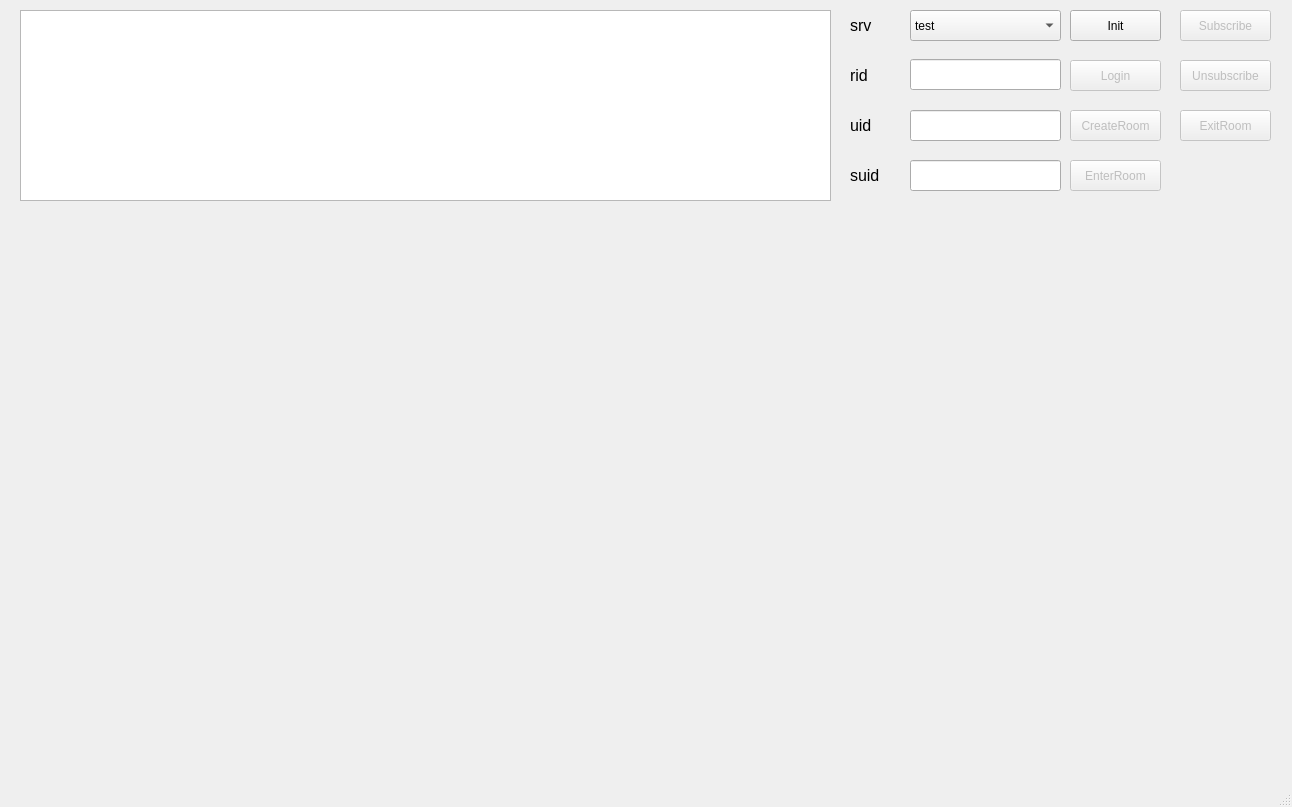
<?xml version="1.0" encoding="UTF-8"?>
<ui version="4.0">
 <class>MainWindow</class>
 <widget class="QMainWindow" name="MainWindow">
  <property name="geometry">
   <rect>
    <x>0</x>
    <y>0</y>
    <width>1292</width>
    <height>807</height>
   </rect>
  </property>
  <property name="windowTitle">
   <string>MainWindow</string>
  </property>
  <widget class="QWidget" name="centralwidget">
   <widget class="QTextBrowser" name="textBrowser">
    <property name="geometry">
     <rect>
      <x>20</x>
      <y>10</y>
      <width>811</width>
      <height>191</height>
     </rect>
    </property>
    <property name="mouseTracking">
     <bool>false</bool>
    </property>
   </widget>
   <widget class="QLabel" name="label">
    <property name="geometry">
     <rect>
      <x>850</x>
      <y>60</y>
      <width>54</width>
      <height>31</height>
     </rect>
    </property>
    <property name="font">
     <font>
      <family>Arial</family>
      <pointsize>12</pointsize>
     </font>
    </property>
    <property name="text">
     <string>rid</string>
    </property>
   </widget>
   <widget class="QLabel" name="label_2">
    <property name="geometry">
     <rect>
      <x>850</x>
      <y>110</y>
      <width>54</width>
      <height>31</height>
     </rect>
    </property>
    <property name="font">
     <font>
      <family>Arial</family>
      <pointsize>12</pointsize>
     </font>
    </property>
    <property name="text">
     <string>uid</string>
    </property>
   </widget>
   <widget class="QPushButton" name="enterRoomButton">
    <property name="enabled">
     <bool>false</bool>
    </property>
    <property name="geometry">
     <rect>
      <x>1070</x>
      <y>160</y>
      <width>91</width>
      <height>31</height>
     </rect>
    </property>
    <property name="text">
     <string>EnterRoom</string>
    </property>
   </widget>
   <widget class="QPushButton" name="subscribeButton">
    <property name="enabled">
     <bool>false</bool>
    </property>
    <property name="geometry">
     <rect>
      <x>1180</x>
      <y>10</y>
      <width>91</width>
      <height>31</height>
     </rect>
    </property>
    <property name="text">
     <string>Subscribe</string>
    </property>
   </widget>
   <widget class="QPushButton" name="initButton">
    <property name="geometry">
     <rect>
      <x>1070</x>
      <y>10</y>
      <width>91</width>
      <height>31</height>
     </rect>
    </property>
    <property name="text">
     <string>Init</string>
    </property>
   </widget>
   <widget class="QPushButton" name="loginButton">
    <property name="enabled">
     <bool>false</bool>
    </property>
    <property name="geometry">
     <rect>
      <x>1070</x>
      <y>60</y>
      <width>91</width>
      <height>31</height>
     </rect>
    </property>
    <property name="text">
     <string>Login</string>
    </property>
   </widget>
   <widget class="QPushButton" name="createRoomButton">
    <property name="enabled">
     <bool>false</bool>
    </property>
    <property name="geometry">
     <rect>
      <x>1070</x>
      <y>110</y>
      <width>91</width>
      <height>31</height>
     </rect>
    </property>
    <property name="text">
     <string>CreateRoom</string>
    </property>
   </widget>
   <widget class="QLabel" name="label_3">
    <property name="geometry">
     <rect>
      <x>850</x>
      <y>160</y>
      <width>54</width>
      <height>31</height>
     </rect>
    </property>
    <property name="font">
     <font>
      <family>Arial</family>
      <pointsize>12</pointsize>
     </font>
    </property>
    <property name="text">
     <string>suid</string>
    </property>
   </widget>
   <widget class="QLineEdit" name="rid">
    <property name="enabled">
     <bool>true</bool>
    </property>
    <property name="geometry">
     <rect>
      <x>910</x>
      <y>59</y>
      <width>151</width>
      <height>31</height>
     </rect>
    </property>
   </widget>
   <widget class="QLineEdit" name="uid">
    <property name="geometry">
     <rect>
      <x>910</x>
      <y>110</y>
      <width>151</width>
      <height>31</height>
     </rect>
    </property>
   </widget>
   <widget class="QLineEdit" name="suid">
    <property name="geometry">
     <rect>
      <x>910</x>
      <y>160</y>
      <width>151</width>
      <height>31</height>
     </rect>
    </property>
   </widget>
   <widget class="QPushButton" name="unsubscribeButton">
    <property name="enabled">
     <bool>false</bool>
    </property>
    <property name="geometry">
     <rect>
      <x>1180</x>
      <y>60</y>
      <width>91</width>
      <height>31</height>
     </rect>
    </property>
    <property name="text">
     <string>Unsubscribe</string>
    </property>
   </widget>
   <widget class="QWidget" name="gridLayoutWidget">
    <property name="geometry">
     <rect>
      <x>20</x>
      <y>220</y>
      <width>1261</width>
      <height>531</height>
     </rect>
    </property>
    <layout class="QGridLayout" name="videoContainer"/>
   </widget>
   <widget class="QPushButton" name="exitRoomButton">
    <property name="enabled">
     <bool>false</bool>
    </property>
    <property name="geometry">
     <rect>
      <x>1180</x>
      <y>110</y>
      <width>91</width>
      <height>31</height>
     </rect>
    </property>
    <property name="text">
     <string>ExitRoom</string>
    </property>
   </widget>
   <widget class="QComboBox" name="serverComboBox">
    <property name="geometry">
     <rect>
      <x>910</x>
      <y>10</y>
      <width>151</width>
      <height>31</height>
     </rect>
    </property>
    <item>
     <property name="text">
      <string>test</string>
     </property>
    </item>
    <item>
     <property name="text">
      <string>nx</string>
     </property>
    </item>
    <item>
     <property name="text">
      <string>intl</string>
     </property>
    </item>
   </widget>
   <widget class="QLabel" name="label_4">
    <property name="geometry">
     <rect>
      <x>850</x>
      <y>10</y>
      <width>51</width>
      <height>31</height>
     </rect>
    </property>
    <property name="font">
     <font>
      <family>Arial</family>
      <pointsize>12</pointsize>
     </font>
    </property>
    <property name="text">
     <string>srv</string>
    </property>
   </widget>
  </widget>
  <widget class="QMenuBar" name="menubar">
   <property name="geometry">
    <rect>
     <x>0</x>
     <y>0</y>
     <width>1292</width>
     <height>23</height>
    </rect>
   </property>
  </widget>
  <widget class="QStatusBar" name="statusbar"/>
 </widget>
 <resources/>
 <connections/>
</ui>
